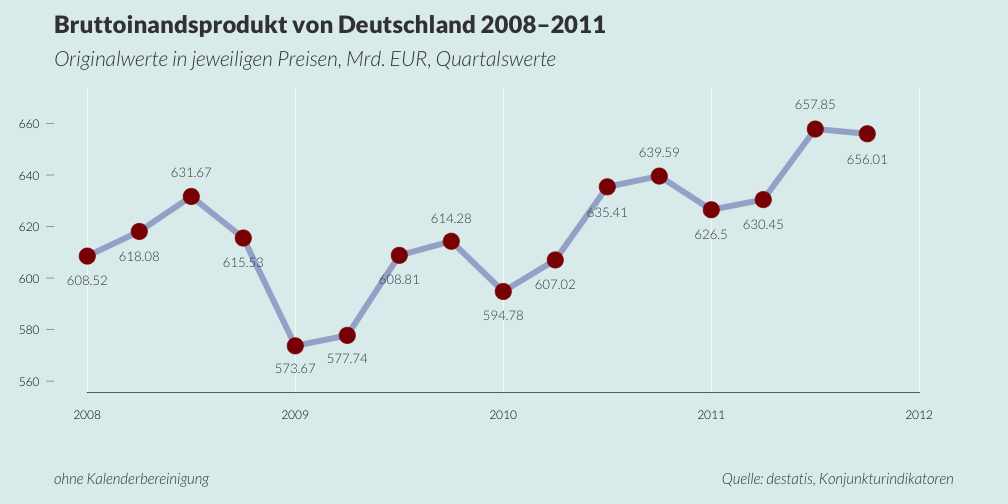

The script that saved this image:
library(gdata)

pdf_name<-"quartal_line.pdf"
#cairo_pdf(bg="grey98", pdf_name,width=14,height=7)
svg(bg="grey98", filename='quartal_line.svg',width=14,height=7)

# Graph parameters
par(omi=c(0.65,0.75,0.95,0.75),mai=c(0.9,0,0.25,0.02),
    fg=rgb(64,64,64,maxColorValue=255),bg="azure2",
    family="Lato Light",las=1)  

# Read data
bip<-read.xls("quartal_line.xlsx",sheet=1)
bip<-subset(bip,bip$jahr > 2007)
x<-ts(rev(bip$jeworiginal),start=2008,frequency=4)

# Plot
plot(x,type="n",axes=F,xlim=c(2008,2012),ylim=c(560,670),xlab="",ylab="")
abline(v=c(2008:2012),col="white",lty=1,lwd=1)
lines(x,lwd=8,type="b",col=rgb(0,0,139,80,maxColorValue=255))
points(x,pch=19,cex=3,col=rgb(139,0,0,maxColorValue=255))
faktor<-rep(0.985,length(x))
for (i in 1:length(x)) 
{
  if (i>1 & i<length(x)) { if (x[i]>x[i-1] & x[i]>x[i+1]) { faktor[i]<-1.015 } }
  text((2008+i*0.25)-0.25,faktor[i]*x[i],x[i],col=rgb(64,64,64,maxColorValue=255),cex=1.1)
}
axis(1,at=c(2008:2012),tck=0)
axis(2,col=NA,col.ticks=rgb(24,24,24,maxColorValue=255),
     lwd.ticks=0.5,cex.axis=1.0,tck=-0.025)
mtext("Bruttoinandsprodukt von Deutschland 2000–2011",3,line=2.3,adj=0,cex=2,family="Lato Black",outer=T)
mtext("Originalwerte in jeweiligen Preisen, Mrd. EUR, Quartalswerte",3,line=0,adj=0,cex=1.75,font=3,outer=T)
mtext("Quelle: destatis, Konjunkturindikatoren",1,line=1,adj=1,cex=1.25,font=3,outer=T)
mtext("ohne Kalenderbereinigung",1,line=1,adj=0,cex=1.25,font=3,outer=T)

# Close it & clean up
dev.off()
rm(list=ls())
